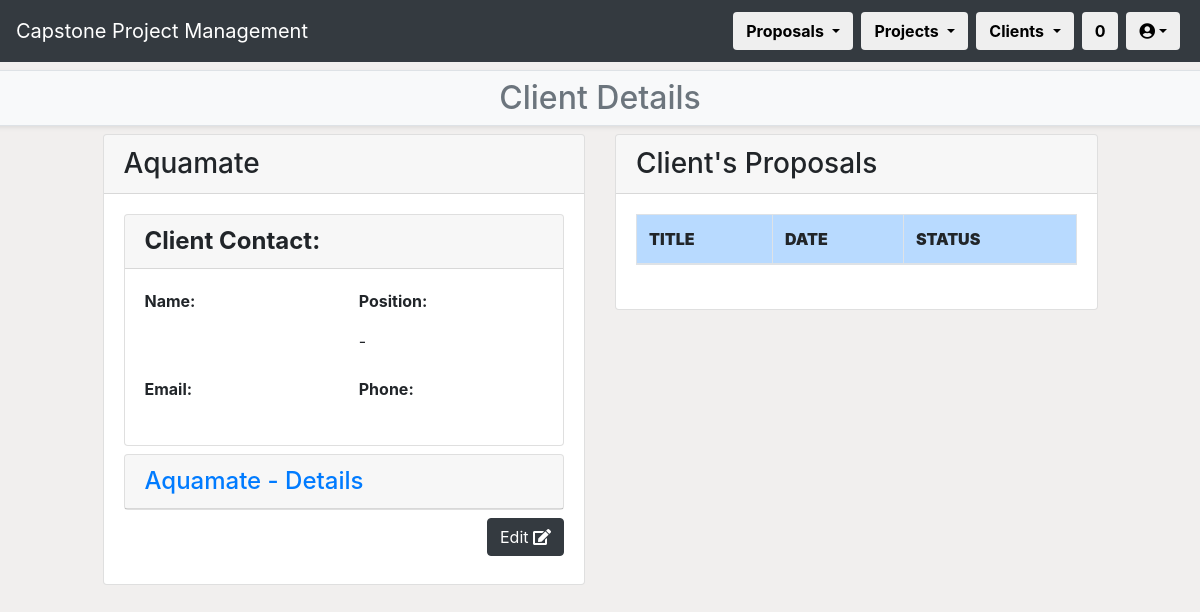
The page /CPPMS/client/client_list/client_detail/20 (signed in) on the database as committed earlier.
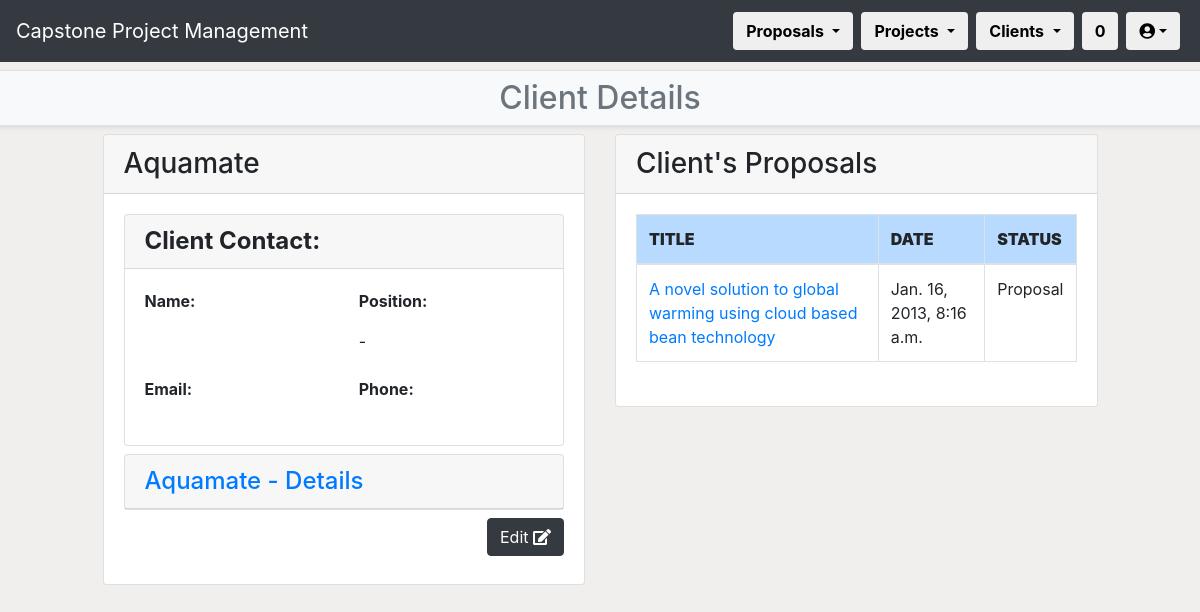
The same page on the database as committed later.
### CPPMS/models.py (models this page shows, shortened)
class Proposal(models.Model):
    title = models.CharField(max_length=128, default="")
    created_at = models.DateTimeField(auto_now_add=True)
    updated_at = models.DateTimeField(auto_now=True)
    desc = models.TextField(default="")
    status = models.CharField(max_length=255, default="")
    spec = models.TextField(default="")
    skills = models.TextField(default="")
    env = models.TextField(default="")
    res = models.TextField(default="")
    client = models.ForeignKey(
        Client,
        on_delete=models.CASCADE,
        blank=True,
        null=True
    )
    external_supervisor = models.ForeignKey(
        External_Supervisor,
        models.SET_NULL,
        blank=True,
        null=True
    )
    proposal_incoming = models.ForeignKey(
        Incoming_Proposal,
        models.SET_NULL,
        blank=True,
        null=True
    )
    pass

### CPPMS/views.py (the view)
@login_required(login_url="/CPPMS/login/")
def client_detail(request, pk=None):
    username = request.user.first_name + " " + request.user.last_name
    client_detail = get_object_or_404(Client, pk=pk)
    proposals = Proposal.objects.all()
    count()
    filter_value = client_detail.pk
    if filter_value:
        proposal_filter = proposals.filter(client_id=filter_value)
    return render(
        request,
        "client_detail.html",
        {
            "count": count,
            "proposal_filter": proposal_filter,
            "client_detail": client_detail,
            "username": username,
            "proposals": proposals
        }
    )

### CPPMS/views.py (called while the page is built)
def count():
    count = []
    count_web = Incoming_Proposal.proposals.all().count()
    count_word = Upload_Proposal.objects.all().count()
    count_all = count_web + count_word
    count = [count_web, count_word, count_all]
    return count

### CPPMS/templates/client_detail.html (shortened to what this page needs)
{% extends "client.html" %}
{% block sub-page_content %}
{% if not messages %}
<h2>Client Details</h2>
{% else %}
<h2>Client Details</h2>
{% for message in messages %}<li>{{ message }}</li>{% endfor %}
{% endif %}
{% endblock %}
{% block page_detail_content %}
<div class="row">
    <div class="col-1"></div>
    <div class="col-md-5">
        <div class="card">
            <h3 class="card-header">{{ client_detail.name }}</h3>
            <div class="card-body">
                <div class="row mb-2">
                    <div class="col">
                        <div class="card">
                            <h4 class="card-header"><strong>Client Contact:</strong></h4>
                            <div class="card-body">
                                <div class="row mb-2">
                                    <div class="col">
                                        <p><strong>Name:</strong></p>
                                    </div>
                                    <div class="col">
                                        <p><strong>Position:</strong></p>
                                        <p>{{ client_detail.contact.position }} - {{ client_detail.contact.department }}</p>
                                    </div>
                                </div>
                                <div class="row mb-2">
                                    <div class="col">
                                        <p><strong>Email:</strong></p>
                                    </div>
                                    <div class="col">
                                        <p><strong>Phone:</strong></p>
                                    </div>
                                </div>
                            </div>
                        </div>
                    </div>
                </div>
                <div class="row mb-2">
                    <div class="col">
                        <div class="card">
                            <h4 class="card-header">
                                <a data-toggle="collapse" href="#collapse1">{{ client_detail.name }} - Details</a>
                            </h4>
                        </div>
                    </div>
                </div>
                <div class="row mb-2">
                    <div class="col text-right">
                        <a class="btn btn-dark" href="client_edit/{{ client_detail.pk }}" role="button" data-toggle="tooltip" title="Edit '{{ client_detail.name }}'">Edit <i class="fa fa-edit"></i></a>
                    </div>
                </div>
            </div>
        </div>
    </div>
    <div class="col-md-5">
        <div class="card">
            <h3 class="card-header">Client's Proposals</h3>
            <div class="card-body">
                <div class="row mb-2">
                    <div class="col">
                        <div class="table-responsive">
                            <table class="table table-bordered table-hover">
                                <thead>
                                    <tr class="table-primary">
                                        <th scope="col"><strong>TITLE</strong></th>
                                        <th scope="col"><strong>DATE</strong></th>
                                        <th scope="col"><strong>STATUS</strong></th>
                                    </tr>
                                </thead>
                                <tbody>
                                    {% for proposal in proposal_filter %}
                                    <tr scope="row">
                                        <td><a href="proposal_detail/{{proposal.pk}}">{{ proposal.title }}</a></td>
                                        <td>{{ proposal.created_at }}</td>
                                        <td>{{ proposal.status }}</td>
                                    </tr>
                                    {% endfor %}
                                </tbody>
                            </table>
                        </div>
                    </div>
                </div>
            </div>
        </div>
    </div>
    <div class="col-1"></div>
</div>
{% endblock %}

Rows that differ between the two databases and show on the page:
added Proposal: title "A novel solution to global warming using cloud based bean technology", created_at "Jan. 16, 2013, 8:16 a.m.", status "Proposal"
